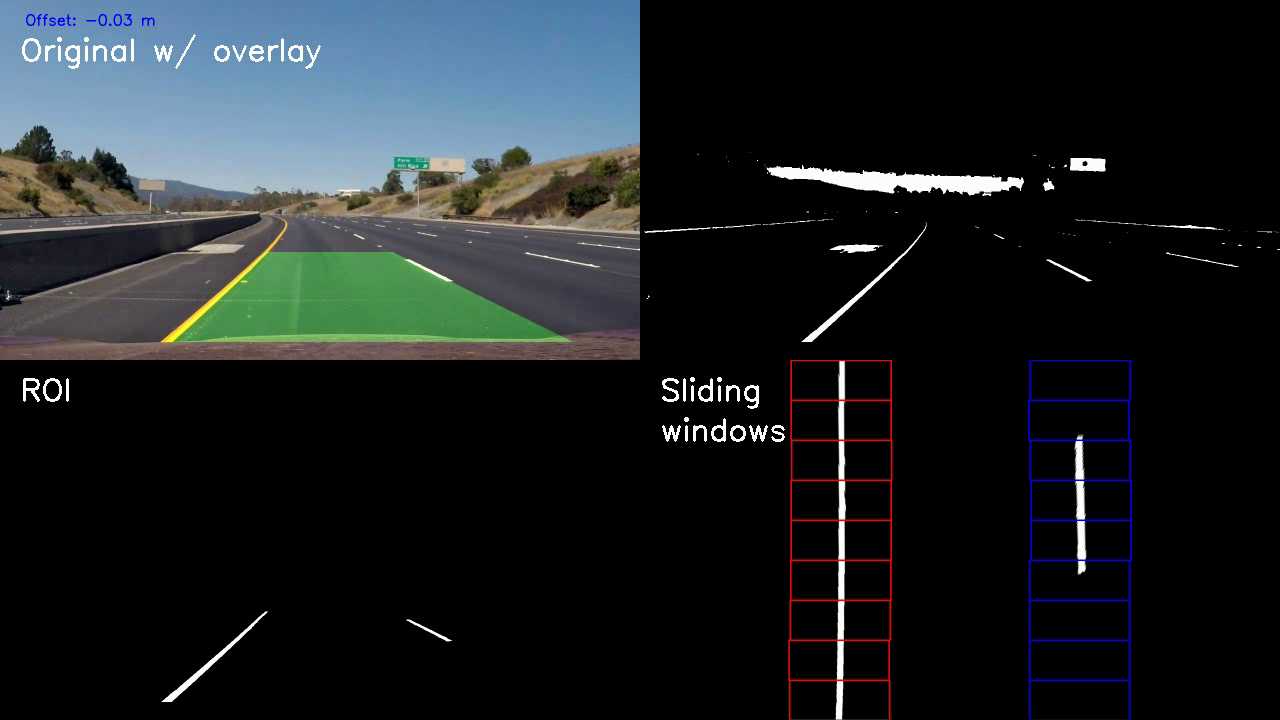
#> input picture frame 12 of pracenje_trake/lane_pipeline_grid_dva.mp4, 1280 x 720 px, given in place of test_video.mp4, which was not available
$ python lane_following.py
#> lines starting #> are read from the running program, lines starting #| are printed output that depends on the picture; after the words box and inside, x2 and y2 are one past the last pixel; in counts of white or black regions, pixels touching at a corner belong together; pictures that were not available may be replaced by others from this repository, and a replacement may not be noted
import cv2 as cv
import numpy as np

cap = cv.VideoCapture("video/test_video.mp4")

delay = 20  # usporenje (ms)

# Sliding window parametri
nwindows = 9
margin = 100
minpix = 50

out = None

while cap.isOpened():
    ret, frame = cap.read()
#> frame is the input picture: shape (720, 1280, 3); mean B, G, R 36.2, 34, 29.1
    if not ret:
        break

    gray = cv.cvtColor(frame, cv.COLOR_BGR2GRAY)
    blur = cv.GaussianBlur(gray, (5, 5), 0)
    _, binary = cv.threshold(blur, 120, 255, cv.THRESH_BINARY)
#> binary: shape (720, 1280); 14.4% white; 105 white regions (50 under 20 px), largest, box (x1, y1, x2, y2) and area: (0, 0, 639, 234) 108281, (161, 219, 570, 344) 7143, (767, 166, 1024, 196) 3687


    # --- KORAK 3: ROI ---
    h, w = binary.shape
    mask = np.zeros_like(binary)

    # trapez region ispred auta
    roi_vertices = np.array([[
        (int(0.2 * w), h),  # donji levi ugao
        (int(0.35 * w), int(0.6 * h)),  # gornji levi
        (int(0.6 * w), int(0.6 * h)),  # gornji desni
        (int(0.85 * w), h)  # donji desni
    ]], dtype=np.int32)

    cv.fillPoly(mask, roi_vertices, 255)
#> mask: shape (720, 1280); 18% white; 1 white region, box (x1, y1, x2, y2) and area: (256, 432, 1088, 720) 166048
    roi = cv.bitwise_and(binary, mask)
#> roi: shape (720, 1280); 0.21% white; 10 white regions (1 under 20 px), largest, box (x1, y1, x2, y2) and area: (836, 496, 846, 720) 1403, (408, 620, 450, 641) 126, (664, 432, 679, 441) 94

    # Perspective transform
    src = np.float32([
        [0.35 * w, 0.6 * h],  # gornji levi
        [0.6 * w, 0.6 * h],  # gornji desni
        [0.85 * w, h],  # donji desni
        [0.2 * w, h]  # donji levi
    ])
    dst = np.float32([
        [0.25 * w, 0],  # gornji levi
        [0.75 * w, 0],  # gornji desni
        [0.75 * w, h],  # donji desni
        [0.25 * w, h]  # donji levi
    ])

    M = cv.getPerspectiveTransform(src, dst)
    warped = cv.warpPerspective(roi, M, (w, h))

    # ---------- KORAK 5: Sliding Window ----------
    histogram = np.sum(warped[warped.shape[0] // 2:, :], axis=0)
#> histogram = 1280 values, max 4897 at index 910, min 0 at index 0, mean 521
    midpoint = histogram.shape[0] // 2
    leftx_base = np.argmax(histogram[:midpoint])
#> leftx_base = 446
    rightx_base = np.argmax(histogram[midpoint:]) + midpoint
#> rightx_base = 910

    window_height = warped.shape[0] // nwindows
    nonzero = warped.nonzero()
#> nonzero = 10452 positions, rows 0 to 719, columns 403 to 964
    nonzeroy = np.array(nonzero[0])
#> nonzeroy = 10452 values from 0 to 719
    nonzerox = np.array(nonzero[1])
#> nonzerox = 10452 values, max 964 at index 4563, min 403 at index 9394, mean 850.4

    leftx_current = leftx_base
#> leftx_current = 446
    rightx_current = rightx_base
#> rightx_current = 910
    left_lane_inds = []
    right_lane_inds = []

    out_img = cv.cvtColor(warped, cv.COLOR_GRAY2BGR)  # za crtanje

    for window in range(nwindows):
        win_y_low = warped.shape[0] - (window + 1) * window_height
        win_y_high = warped.shape[0] - window * window_height
        win_xleft_low = leftx_current - margin
        win_xleft_high = leftx_current + margin
        win_xright_low = rightx_current - margin
        win_xright_high = rightx_current + margin

        # Prikaz prozora
        cv.rectangle(out_img, (win_xleft_low, win_y_low), (win_xleft_high, win_y_high), (0, 0, 255), 2)
        cv.rectangle(out_img, (win_xright_low, win_y_low), (win_xright_high, win_y_high), (255, 0, 0), 2)

        good_left_inds = ((nonzeroy >= win_y_low) & (nonzeroy < win_y_high) &
                          (nonzerox >= win_xleft_low) & (nonzerox < win_xleft_high)).nonzero()[0]
        good_right_inds = ((nonzeroy >= win_y_low) & (nonzeroy < win_y_high) &
                           (nonzerox >= win_xright_low) & (nonzerox < win_xright_high)).nonzero()[0]

        left_lane_inds.append(good_left_inds)
        right_lane_inds.append(good_right_inds)

        if len(good_left_inds) > minpix:
            leftx_current = int(np.mean(nonzerox[good_left_inds]))
        if len(good_right_inds) > minpix:
            rightx_current = int(np.mean(nonzerox[good_right_inds]))
#> this loop made 9 passes
#> (win_xleft_low, win_xleft_high, win_xright_low, win_xright_high, leftx_current, rightx_current) on pass 2: (346, 546, 810, 1010, 427, 827)
#> out_img: shape (720, 1280, 3); mean B, G, R 5, 2.2, 4.9
#> after the loop, left_lane_inds = 9 items; right_lane_inds = 9 items

    left_lane_inds = np.concatenate(left_lane_inds)
#> left_lane_inds = 261 values from 9394 to 9865
    right_lane_inds = np.concatenate(right_lane_inds)
#> right_lane_inds = 6191 values, max 9959 at index 0, min 57 at index 2837, mean 5680.5

    leftx = nonzerox[left_lane_inds]
#> leftx = 261 values, max 450 at index 240, min 403 at index 0, mean 427.1
    lefty = nonzeroy[left_lane_inds]
#> lefty = 261 values from 597 to 628
    rightx = nonzerox[right_lane_inds]
#> rightx = 6191 values, max 964 at index 5040, min 810 at index 0, mean 902.6
    righty = nonzeroy[right_lane_inds]
#> righty = 6191 values, max 640 at index 0, min 0 at index 2837, mean 226.1

    left_fit = None
    right_fit = None

    # Fit parabole
    if len(leftx) > 0 and len(lefty) > 0:
        left_fit = np.polyfit(lefty, leftx, 2)
#> left_fit = [-0.000963, 2.65, -836.6]
    if len(rightx) > 0 and len(righty) > 0:
        right_fit = np.polyfit(righty, rightx, 2)
#> right_fit = [-0.000909, 0.412, 901.3]

    # Crtanje linija
    if left_fit is not None and right_fit is not None:
        ploty = np.linspace(0, warped.shape[0] - 1, warped.shape[0])
        if 'left_fit' in locals():
            left_fitx = left_fit[0] * ploty ** 2 + left_fit[1] * ploty + left_fit[2]
#> left_fitx = 720 values from -836.6 to 572.7
            for i in range(len(ploty) - 1):
                cv.line(out_img, (int(left_fitx[i]), int(ploty[i])),
                        (int(left_fitx[i + 1]), int(ploty[i + 1])),
                        (0, 255, 0), 3)
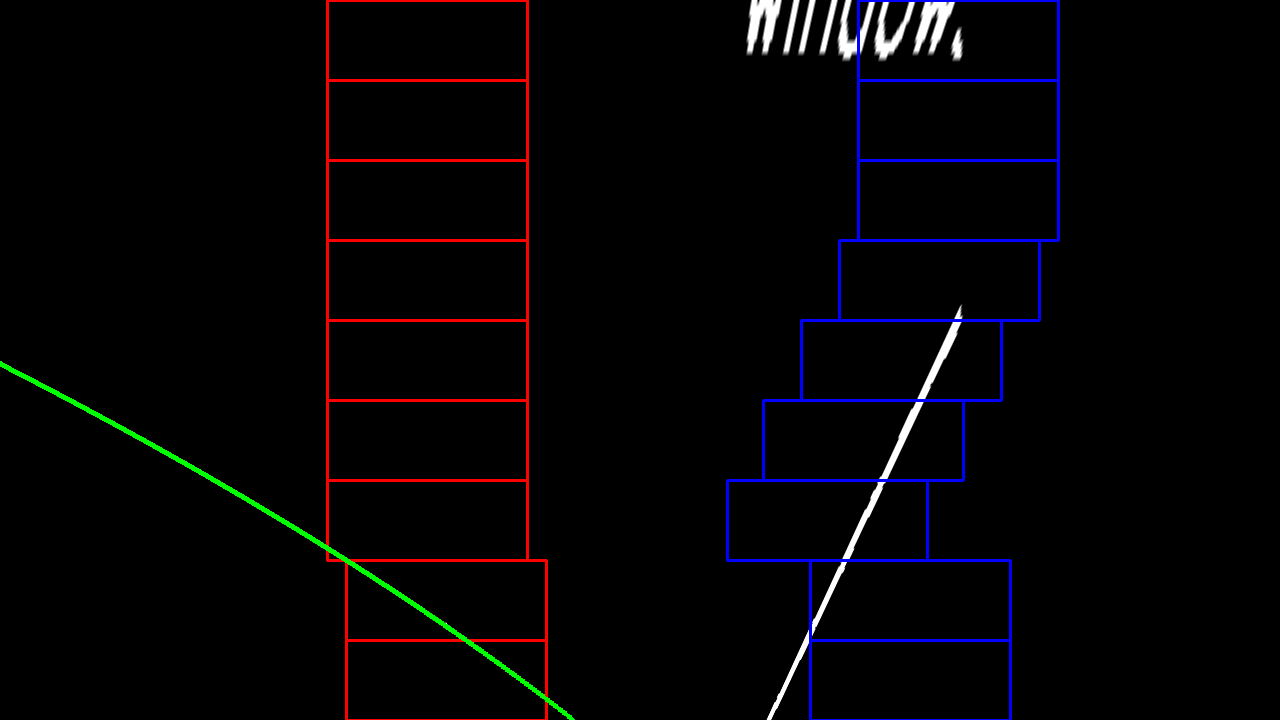
#> out_img: shape (720, 1280, 3); mean B, G, R 5, 3, 4.8
        if 'right_fit' in locals():
            right_fitx = right_fit[0] * ploty ** 2 + right_fit[1] * ploty + right_fit[2]
#> right_fitx = 720 values, max 947.9 at index 226, min 727.4 at index 719, mean 892.6
            for i in range(len(ploty) - 1):
                cv.line(out_img, (int(right_fitx[i]), int(ploty[i])),
                        (int(right_fitx[i + 1]), int(ploty[i + 1])),
                        (0, 255, 0), 3)
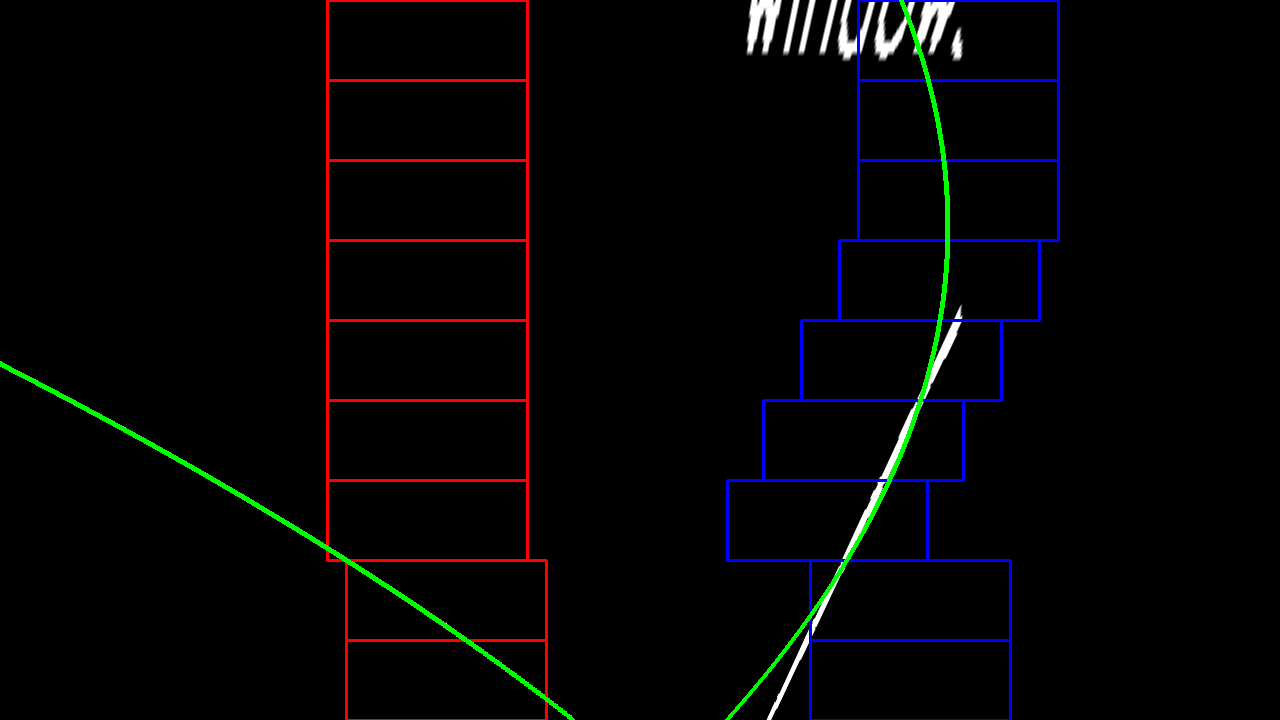
#> out_img: shape (720, 1280, 3); 0.39% of pixels changed, all inside (x1, y1, x2, y2) = (725, 0, 950, 720)


    # ---------- KORAK 6: Overlay linija ----------
    warp_zero = np.zeros_like(warped).astype(np.uint8)
    color_warp = np.dstack((warp_zero, warp_zero, warp_zero))

    if left_fit is not None and right_fit is not None:
        ploty = np.linspace(0, warped.shape[0]-1, warped.shape[0])
        left_fitx = left_fit[0]*ploty**2 + left_fit[1]*ploty + left_fit[2]
        right_fitx = right_fit[0]*ploty**2 + right_fit[1]*ploty + right_fit[2]

        pts_left = np.array([np.transpose(np.vstack([left_fitx, ploty]))])
#> pts_left = 720 pairs, first value -836.6 to 572.7, second value 0 to 719
        pts_right = np.array([np.flipud(np.transpose(np.vstack([right_fitx, ploty])))])
#> pts_right = 720 pairs, first value 727.4 to 947.9, second value 0 to 719
        pts = np.hstack((pts_left, pts_right))
#> pts = 1440 pairs, first value -836.6 to 947.9, second value 0 to 719

        cv.fillPoly(color_warp, np.int_([pts]), (0,255,0))
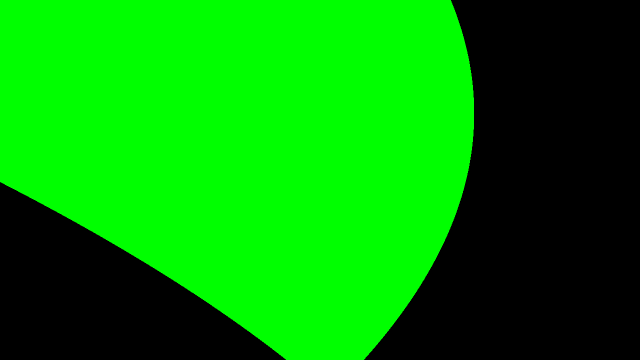
#> color_warp: shape (720, 1280, 3) (shown at 1/2 size); mean of channels 0, 1, 2 0, 147.7, 0; drawn as B, G, R

    Minv = cv.getPerspectiveTransform(dst, src)
#> Minv = [[0.5, -0.485, 288], [5.92e-17, -0.215, 432], [0, -0.000855, 1]]
    newwarp = cv.warpPerspective(color_warp, Minv, (w, h))
    result = cv.addWeighted(frame, 1, newwarp, 0.3, 0)

    # ---------- Offset od centra ----------
    if left_fit is not None and right_fit is not None:
        car_position = w / 2
        lane_center = (left_fitx[-1] + right_fitx[-1]) / 2
#> lane_center = 650
        center_offset_pixels = car_position - lane_center
#> center_offset_pixels = -10.03
        xm_per_pix = 3.7/700
        center_offset_mtrs = center_offset_pixels * xm_per_pix
#> center_offset_mtrs = -0.053
        cv.putText(result, f"Offset: {center_offset_mtrs:.2f} m", (50,50),
                   cv.FONT_HERSHEY_SIMPLEX, 1, (255,0,0), 2)
#> result: shape (720, 1280, 3); mean B, G, R 36.3, 45, 28.9

    # ---------- GRID PRIKAZ ----------
    binary_bgr = cv.cvtColor(binary, cv.COLOR_GRAY2BGR)
    roi_bgr = cv.cvtColor(roi, cv.COLOR_GRAY2BGR)
    scale = 0.5
    orig_resized = cv.resize(result, (0,0), fx=scale, fy=scale)
    binary_resized = cv.resize(binary_bgr, (0,0), fx=scale, fy=scale)
    roi_resized = cv.resize(roi_bgr, (0,0), fx=scale, fy=scale)
    sliding_resized = cv.resize(out_img, (0,0), fx=scale, fy=scale)

    top_row = np.hstack((orig_resized, binary_resized))
    bottom_row = np.hstack((roi_resized, sliding_resized))
    grid = np.vstack((top_row, bottom_row))

    cv.putText(grid, "Original w/ overlay", (20, 60),
               cv.FONT_HERSHEY_SIMPLEX, 1, (255, 255, 255), 2)

    cv.putText(grid, "Binary", (660, 60),
               cv.FONT_HERSHEY_SIMPLEX, 1, (0, 0, 0), 2)

    cv.putText(grid, "ROI", (20, 400),
               cv.FONT_HERSHEY_SIMPLEX, 1, (255, 255, 255), 2)

    cv.putText(grid, "Sliding", (660, 400),
               cv.FONT_HERSHEY_SIMPLEX, 1, (255, 255, 255), 2)
    cv.putText(grid, "windows", (660, 440),
               cv.FONT_HERSHEY_SIMPLEX, 1, (255, 255, 255), 2)
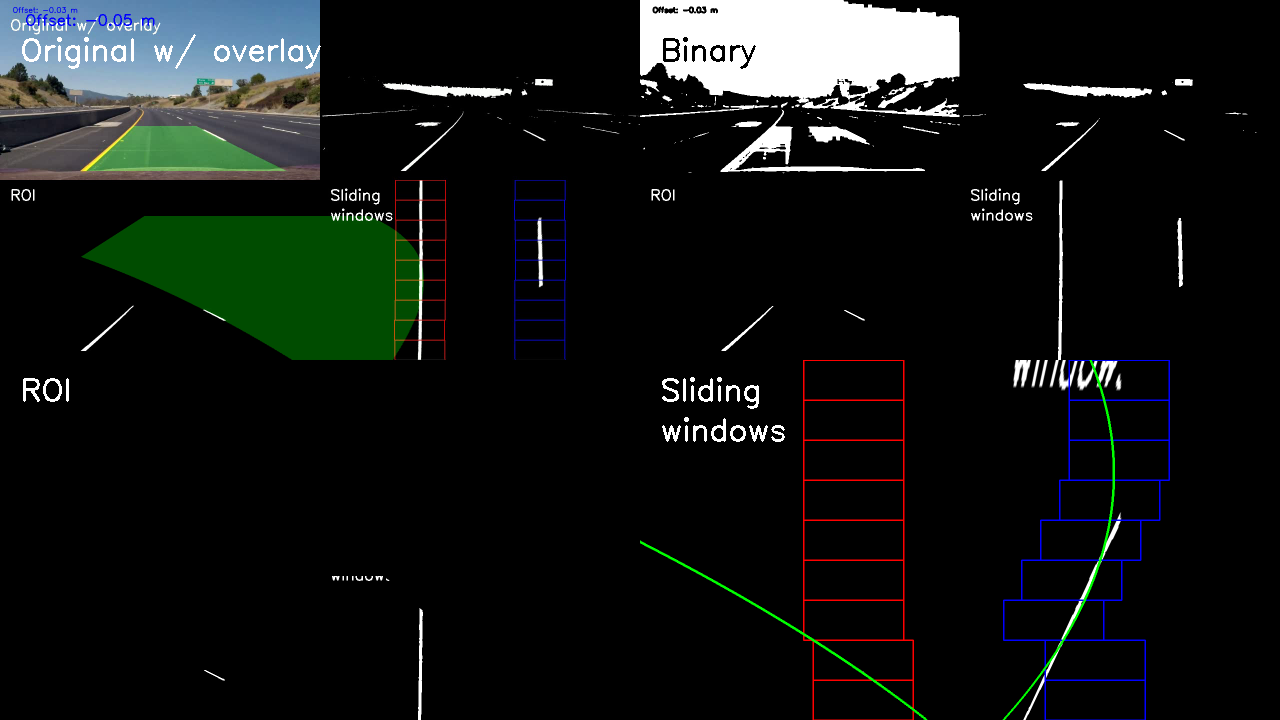
#> grid: shape (720, 1280, 3); mean B, G, R 20.1, 22.2, 18.4

    if out is None:
        h, w = grid.shape[:2]
        fps = cap.get(cv.CAP_PROP_FPS)
#> fps = 25
        if fps == 0:
            fps = 30

        out = cv.VideoWriter(
            "lane_pipeline_grid.mp4",
            cv.VideoWriter_fourcc(*'mp4v'),
            fps,
            (w, h)
        )

    out.write(grid)

    cv.imshow("Pipeline Grid", grid)
    #cv.imshow("Final Overlay", result)


    key = cv.waitKey(delay) & 0xFF
#> (key q is pressed here)
    if key == ord('q'):
        break

cap.release()
cv.destroyAllWindows()
